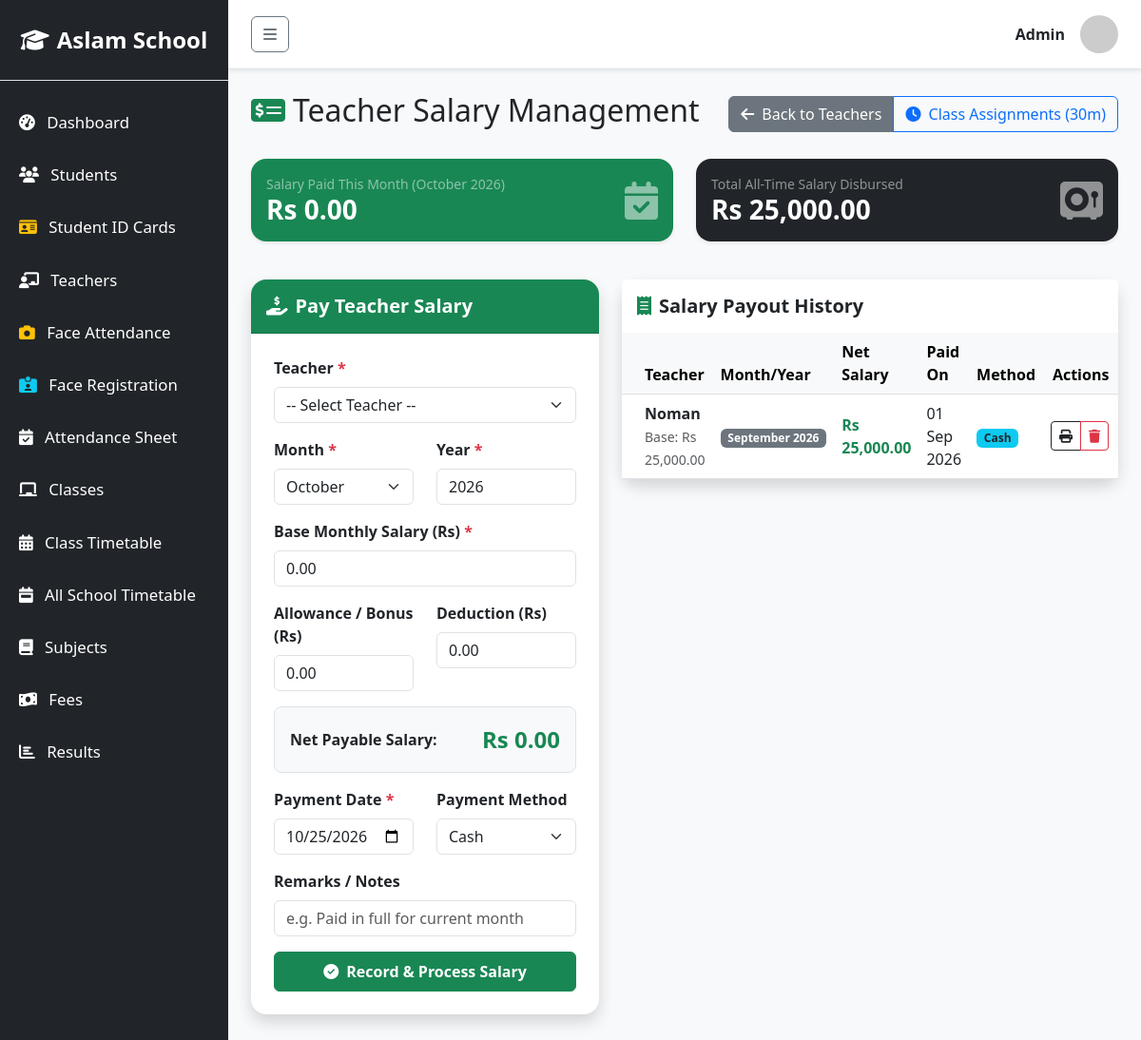
/school/teachers/salaries.php, run on the app's committed database.
### tables this page shows
CREATE TABLE `teacher_salaries` (
  `id` int(11) NOT NULL,
  `teacher_id` int(11) NOT NULL,
  `month` varchar(20) NOT NULL,
  `year` int(4) NOT NULL,
  `amount` decimal(10,2) NOT NULL,
  `paid_on` timestamp NOT NULL DEFAULT current_timestamp(),
  `base_salary` decimal(10,2) NOT NULL DEFAULT 0.00,
  `allowance` decimal(10,2) NOT NULL DEFAULT 0.00,
  `deduction` decimal(10,2) NOT NULL DEFAULT 0.00,
  `net_salary` decimal(10,2) NOT NULL DEFAULT 0.00,
  `payment_method` varchar(50) NOT NULL DEFAULT 'Cash',
  `remarks` text DEFAULT NULL
);

CREATE TABLE `teachers` (
  `id` int(11) NOT NULL,
  `name` varchar(100) NOT NULL,
  `phone` varchar(20) NOT NULL,
  `email` varchar(100) DEFAULT NULL,
  `qualification` varchar(100) NOT NULL,
  `join_date` date NOT NULL,
  `salary` decimal(10,2) NOT NULL DEFAULT 0.00,
  `status` enum('Active','Inactive') NOT NULL DEFAULT 'Active'
);

### school/teachers/salaries.php (the view, shortened to what this page needs)
<?php
require_once '../includes/db.php';
require_once '../includes/header.php';
$selected_teacher_id = isset($_GET['teacher_id']) ? (int)$_GET['teacher_id'] : 0;
$current_month = date('F');
$current_year = date('Y');
$total_this_month = $conn->query("SELECT SUM(net_salary) as total FROM teacher_salaries WHERE month='$current_month' AND year=$current_year")->fetch_assoc()['total'];
$total_this_month = $total_this_month ? $total_this_month : 0;
$total_all_time = $conn->query("SELECT SUM(net_salary) as total FROM teacher_salaries")->fetch_assoc()['total'];
$total_all_time = $total_all_time ? $total_all_time : 0;
$months = ["January", "February", "March", "April", "May", "June", "July", "August", "September", "October", "November", "December"];
?>
<div class="d-flex justify-content-between align-items-center mb-4">
    <h2><i class="fa-solid fa-money-check-dollar me-2 text-success"></i>Teacher Salary Management</h2>
    <div class="btn-group">
        <a href="manage.php" class="btn btn-secondary"><i class="fa-solid fa-arrow-left me-1"></i> Back to Teachers</a>
        <a href="assign.php" class="btn btn-outline-primary"><i class="fa-solid fa-clock me-1"></i> Class Assignments (30m)</a>
    </div>
</div>
<div class="row mb-4">
    <div class="col-md-6 mb-3">
        <div class="card bg-success text-white shadow-sm rounded-4 border-0">
            <div class="card-body p-3">
                <div class="d-flex justify-content-between align-items-center">
                    <div>
                        <div class="text-white-50 small">Salary Paid This Month (<?= $current_month ?> <?= $current_year ?>)</div>
                        <h3 class="mb-0 fw-bold">Rs <?= number_format($total_this_month, 2) ?></h3>
                    </div>
                    <i class="fa-solid fa-calendar-check fs-1 opacity-50"></i>
                </div>
            </div>
        </div>
    </div>
    <div class="col-md-6 mb-3">
        <div class="card bg-dark text-white shadow-sm rounded-4 border-0">
            <div class="card-body p-3">
                <div class="d-flex justify-content-between align-items-center">
                    <div>
                        <div class="text-white-50 small">Total All-Time Salary Disbursed</div>
                        <h3 class="mb-0 fw-bold">Rs <?= number_format($total_all_time, 2) ?></h3>
                    </div>
                    <i class="fa-solid fa-vault fs-1 opacity-50"></i>
                </div>
            </div>
        </div>
    </div>
</div>
<div class="row">
    <div class="col-md-5 mb-4">
        <div class="card shadow border-0 rounded-4">
            <div class="card-header bg-success text-white py-3 rounded-top-4">
                <h5 class="mb-0 fw-bold"><i class="fa-solid fa-hand-holding-dollar me-2"></i>Pay Teacher Salary</h5>
            </div>
            <div class="card-body p-4">
                <form method="POST">
                    <div class="mb-3">
                        <label class="form-label fw-bold">Teacher <span class="text-danger">*</span></label>
                        <select name="teacher_id" id="teacherSelect" class="form-select" onchange="updateBaseSalary()" required>
                            <option value="" data-salary="0">-- Select Teacher --</option>
                        </select>
                    </div>
                    <div class="row">
                        <div class="col-md-6 mb-3">
                            <label class="form-label fw-bold">Month <span class="text-danger">*</span></label>
                            <select name="month" class="form-select" required>
                                <?php foreach($months as $m): ?>
                                    <option value="<?= $m ?>" <?= $m == date('F') ? 'selected' : '' ?>><?= $m ?></option>
                                <?php endforeach; ?>
                            </select>
                        </div>
                        <div class="col-md-6 mb-3">
                            <label class="form-label fw-bold">Year <span class="text-danger">*</span></label>
                            <input type="number" name="year" class="form-control" value="<?= date('Y') ?>" required min="2020" max="2050">
                        </div>
                    </div>
                    <div class="mb-3">
                        <label class="form-label fw-bold">Base Monthly Salary (Rs) <span class="text-danger">*</span></label>
                        <input type="number" step="0.01" name="base_salary" id="baseSalary" class="form-control" required value="0.00" oninput="calculateNetSalary()">
                    </div>
                    <div class="row">
                        <div class="col-md-6 mb-3">
                            <label class="form-label fw-bold">Allowance / Bonus (Rs)</label>
                            <input type="number" step="0.01" name="allowance" id="allowance" class="form-control" value="0.00" oninput="calculateNetSalary()">
                        </div>
                        <div class="col-md-6 mb-3">
                            <label class="form-label fw-bold">Deduction (Rs)</label>
                            <input type="number" step="0.01" name="deduction" id="deduction" class="form-control" value="0.00" oninput="calculateNetSalary()">
                        </div>
                    </div>
                    <div class="mb-3 p-3 bg-light rounded-3 border">
                        <div class="d-flex justify-content-between align-items-center">
                            <span class="fw-bold text-dark fs-6">Net Payable Salary:</span>
                            <span class="fw-bold text-success fs-4" id="netSalaryDisplay">Rs 0.00</span>
                        </div>
                    </div>
                    <div class="row">
                        <div class="col-md-6 mb-3">
                            <label class="form-label fw-bold">Payment Date <span class="text-danger">*</span></label>
                            <input type="date" name="paid_on" class="form-control" value="<?= date('Y-m-d') ?>" required>
                        </div>
                        <div class="col-md-6 mb-3">
                            <label class="form-label fw-bold">Payment Method</label>
                            <select name="payment_method" class="form-select">
                                <option value="Cash">Cash</option>
                            </select>
                        </div>
                    </div>
                    <div class="mb-3">
                        <label class="form-label fw-bold">Remarks / Notes</label>
                        <input type="text" name="remarks" class="form-control" placeholder="e.g. Paid in full for current month">
                    </div>
                    <button type="submit" name="pay_salary" class="btn btn-success w-100 py-2 fw-bold"><i class="fa-solid fa-check-circle me-1"></i> Record & Process Salary</button>
                </form>
            </div>
        </div>
    </div>
    <div class="col-md-7">
        <div class="card shadow border-0 rounded-4">
            <div class="card-header bg-white py-3 border-0">
                <h5 class="fw-bold mb-0"><i class="fa-solid fa-receipt me-2 text-success"></i>Salary Payout History</h5>
            </div>
            <div class="card-body p-0">
                <div class="table-responsive">
                    <table class="table table-hover align-middle mb-0">
                        <thead class="table-light">
                            <tr>
                                <th class="ps-4">Teacher</th>
                                <th>Month/Year</th>
                                <th>Net Salary</th>
                                <th>Paid On</th>
                                <th>Method</th>
                                <th class="text-end pe-4">Actions</th>
                            </tr>
                        </thead>
                        <tbody>
                            <?php
                            $where_sal = [];
                            $where_sal_sql = count($where_sal) > 0 ? "WHERE " . implode(" AND ", $where_sal) : "";
                            $history_sql = "SELECT ts.*, t.name as teacher_name
                                            FROM teacher_salaries ts
                                            JOIN teachers t ON ts.teacher_id = t.id
                                            $where_sal_sql
                                            ORDER BY ts.paid_on DESC, ts.id DESC";
                            $history_res = $conn->query($history_sql);
                            if($history_res && $history_res->num_rows > 0):
                                while($row = $history_res->fetch_assoc()):
                            ?>
                            <tr>
                                <td class="ps-4">
                                    <div class="fw-bold text-dark"><?= htmlspecialchars($row['teacher_name']) ?></div>
                                    <small class="text-muted">Base: Rs <?= number_format($row['base_salary'], 2) ?></small>
                                </td>
                                <td><span class="badge bg-secondary"><?= $row['month'] ?> <?= $row['year'] ?></span></td>
                                <td><strong class="text-success">Rs <?= number_format($row['net_salary'], 2) ?></strong></td>
                                <td><?= date('d M Y', strtotime($row['paid_on'])) ?></td>
                                <td><span class="badge bg-info text-dark"><?= htmlspecialchars($row['payment_method']) ?></span></td>
                                <td class="text-end pe-4">
                                    <div class="btn-group">
                                        <a href="salary_slip.php?id=<?= $row['id'] ?>" class="btn btn-sm btn-outline-dark" target="_blank" title="Print Salary Slip">
                                            <i class="fa-solid fa-print"></i>
                                        </a>
                                        <a href="salaries.php?delete_salary=<?= $row['id'] ?><?= $selected_teacher_id > 0 ? '&teacher_id='.$selected_teacher_id : '' ?>" class="btn btn-sm btn-outline-danger" onclick="return confirm('Delete this salary payment record?')" title="Delete Record">
                                            <i class="fa-solid fa-trash"></i>
                                        </a>
                                    </div>
                                </td>
                            </tr>
                            <?php endwhile; endif; ?>
                        </tbody>
                    </table>
                </div>
            </div>
        </div>
    </div>
</div>
<?php require_once '../includes/footer.php'; ?>

### data on the page
teacher_salaries: teacher.name "Noman", base_salary "25,000.00", month "September", year "2026", net_salary "25,000.00", paid_on "01 Sep 2026", payment_method "Cash"

### other printed values
$_SESSION['user_name'] "Admin"
$current_month "October"
$current_year "2026"
$total_this_month "0.00"
$total_all_time "25,000.00"
form field month "October"
